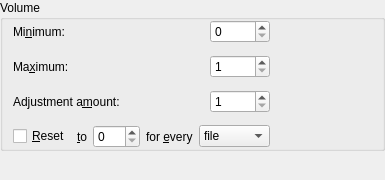
<?xml version="1.0" encoding="UTF-8"?>
<ui version="4.0">
 <class>KPlayerSettingsVolumePage</class>
 <widget class="QFrame" name="KPlayerSettingsVolumePage">
  <property name="geometry">
   <rect>
    <x>0</x>
    <y>0</y>
    <width>385</width>
    <height>180</height>
   </rect>
  </property>
  <property name="frameShape">
   <enum>QFrame::NoFrame</enum>
  </property>
  <property name="frameShadow">
   <enum>QFrame::Plain</enum>
  </property>
  <property name="lineWidth">
   <number>0</number>
  </property>
  <layout class="QGridLayout">
   <item row="0" column="0">
    <widget class="QGroupBox" name="groupBox4">
     <property name="sizePolicy">
      <sizepolicy hsizetype="Preferred" vsizetype="Preferred">
       <horstretch>0</horstretch>
       <verstretch>0</verstretch>
      </sizepolicy>
     </property>
     <property name="title">
      <string>Volume</string>
     </property>
     <layout class="QGridLayout">
      <property name="leftMargin">
       <number>10</number>
      </property>
      <item row="0" column="0">
       <widget class="QLabel" name="l_volume_minimum">
        <property name="sizePolicy">
         <sizepolicy hsizetype="Minimum" vsizetype="Preferred">
          <horstretch>0</horstretch>
          <verstretch>0</verstretch>
         </sizepolicy>
        </property>
        <property name="toolTip">
         <string>Lower limit on the sound volume</string>
        </property>
        <property name="whatsThis">
         <string>Option to specify a lower limit on the sound volume setting.</string>
        </property>
        <property name="text">
         <string>Mi&amp;nimum:</string>
        </property>
        <property name="alignment">
         <set>Qt::AlignLeading|Qt::AlignLeft|Qt::AlignVCenter</set>
        </property>
        <property name="wordWrap">
         <bool>false</bool>
        </property>
        <property name="buddy">
         <cstring>c_volume_minimum</cstring>
        </property>
       </widget>
      </item>
      <item row="0" column="1">
       <widget class="KIntSpinBox" name="c_volume_minimum">
        <property name="sizePolicy">
         <sizepolicy hsizetype="Fixed" vsizetype="Fixed">
          <horstretch>0</horstretch>
          <verstretch>0</verstretch>
         </sizepolicy>
        </property>
        <property name="maximumSize">
         <size>
          <width>60</width>
          <height>32767</height>
         </size>
        </property>
        <property name="toolTip">
         <string>Lower limit on the sound volume</string>
        </property>
        <property name="whatsThis">
         <string>Option to specify a lower limit on the sound volume setting.</string>
        </property>
        <property name="maximum">
         <number>99</number>
        </property>
       </widget>
      </item>
      <item row="1" column="0">
       <widget class="QLabel" name="l_volume_maximum">
        <property name="sizePolicy">
         <sizepolicy hsizetype="Minimum" vsizetype="Preferred">
          <horstretch>0</horstretch>
          <verstretch>0</verstretch>
         </sizepolicy>
        </property>
        <property name="toolTip">
         <string>Upper limit on the sound volume</string>
        </property>
        <property name="whatsThis">
         <string>Option to specify an upper limit on the sound volume setting.</string>
        </property>
        <property name="text">
         <string>Ma&amp;ximum:</string>
        </property>
        <property name="alignment">
         <set>Qt::AlignLeading|Qt::AlignLeft|Qt::AlignVCenter</set>
        </property>
        <property name="wordWrap">
         <bool>false</bool>
        </property>
        <property name="buddy">
         <cstring>c_volume_maximum</cstring>
        </property>
       </widget>
      </item>
      <item row="1" column="1">
       <widget class="KIntSpinBox" name="c_volume_maximum">
        <property name="sizePolicy">
         <sizepolicy hsizetype="Fixed" vsizetype="Fixed">
          <horstretch>0</horstretch>
          <verstretch>0</verstretch>
         </sizepolicy>
        </property>
        <property name="maximumSize">
         <size>
          <width>60</width>
          <height>32767</height>
         </size>
        </property>
        <property name="toolTip">
         <string>Upper limit on the sound volume</string>
        </property>
        <property name="whatsThis">
         <string>Option to specify an upper limit on the sound volume setting.</string>
        </property>
        <property name="minimum">
         <number>1</number>
        </property>
        <property name="maximum">
         <number>100</number>
        </property>
       </widget>
      </item>
      <item row="2" column="0">
       <widget class="QLabel" name="l_volume_step">
        <property name="sizePolicy">
         <sizepolicy hsizetype="Minimum" vsizetype="Preferred">
          <horstretch>0</horstretch>
          <verstretch>0</verstretch>
         </sizepolicy>
        </property>
        <property name="toolTip">
         <string>Amount of adjustment to sound volume when using Increase/Decrease commands</string>
        </property>
        <property name="whatsThis">
         <string>Option to specify the amount by which to change sound volume when using Increase/Decrease Volume commands on Player/Audio menu or the corresponding keyboard shortcuts.</string>
        </property>
        <property name="text">
         <string>Adjustment a&amp;mount:</string>
        </property>
        <property name="alignment">
         <set>Qt::AlignLeading|Qt::AlignLeft|Qt::AlignVCenter</set>
        </property>
        <property name="wordWrap">
         <bool>false</bool>
        </property>
        <property name="buddy">
         <cstring>c_volume_step</cstring>
        </property>
       </widget>
      </item>
      <item row="2" column="1">
       <widget class="KIntSpinBox" name="c_volume_step">
        <property name="sizePolicy">
         <sizepolicy hsizetype="Fixed" vsizetype="Fixed">
          <horstretch>0</horstretch>
          <verstretch>0</verstretch>
         </sizepolicy>
        </property>
        <property name="maximumSize">
         <size>
          <width>60</width>
          <height>32767</height>
         </size>
        </property>
        <property name="toolTip">
         <string>Amount of adjustment to sound volume when using Increase/Decrease commands</string>
        </property>
        <property name="whatsThis">
         <string>Option to specify the amount by which to change sound volume when using Increase/Decrease Volume commands on Player/Audio menu or the corresponding keyboard shortcuts.</string>
        </property>
        <property name="minimum">
         <number>1</number>
        </property>
        <property name="maximum">
         <number>100</number>
        </property>
       </widget>
      </item>
      <item row="3" column="0" colspan="2">
       <layout class="QHBoxLayout">
        <property name="spacing">
         <number>6</number>
        </property>
        <item>
         <widget class="QCheckBox" name="c_volume_reset">
          <property name="toolTip">
           <string>Reset volume to a specific setting for each new file or KPlayer session</string>
          </property>
          <property name="whatsThis">
           <string>Option to reset sound volume to a specific setting for each new file or KPlayer session.</string>
          </property>
          <property name="text">
           <string>&amp;Reset</string>
          </property>
         </widget>
        </item>
        <item>
         <widget class="QLabel" name="l_volume_to">
          <property name="sizePolicy">
           <sizepolicy hsizetype="Minimum" vsizetype="Preferred">
            <horstretch>0</horstretch>
            <verstretch>0</verstretch>
           </sizepolicy>
          </property>
          <property name="toolTip">
           <string>Reset volume to a specific setting for each new file or KPlayer session</string>
          </property>
          <property name="whatsThis">
           <string>Option to reset sound volume to a specific setting for each new file or KPlayer session.</string>
          </property>
          <property name="text">
           <string>&amp;to</string>
          </property>
          <property name="alignment">
           <set>Qt::AlignLeading|Qt::AlignLeft|Qt::AlignVCenter</set>
          </property>
          <property name="wordWrap">
           <bool>false</bool>
          </property>
          <property name="buddy">
           <cstring>c_volume_default</cstring>
          </property>
         </widget>
        </item>
        <item>
         <widget class="KIntSpinBox" name="c_volume_default">
          <property name="sizePolicy">
           <sizepolicy hsizetype="Fixed" vsizetype="Fixed">
            <horstretch>0</horstretch>
            <verstretch>0</verstretch>
           </sizepolicy>
          </property>
          <property name="maximumSize">
           <size>
            <width>60</width>
            <height>32767</height>
           </size>
          </property>
          <property name="toolTip">
           <string>Reset volume to a specific setting for each new file or KPlayer session</string>
          </property>
          <property name="whatsThis">
           <string>Option to reset sound volume to a specific setting for each new file or KPlayer session.</string>
          </property>
          <property name="maximum">
           <number>100</number>
          </property>
         </widget>
        </item>
        <item>
         <widget class="QLabel" name="l_volume_every">
          <property name="sizePolicy">
           <sizepolicy hsizetype="Minimum" vsizetype="Preferred">
            <horstretch>0</horstretch>
            <verstretch>0</verstretch>
           </sizepolicy>
          </property>
          <property name="toolTip">
           <string>Reset volume to a specific setting for each new file or KPlayer session</string>
          </property>
          <property name="whatsThis">
           <string>Option to reset sound volume to a specific setting for each new file or KPlayer session.</string>
          </property>
          <property name="text">
           <string>for &amp;every</string>
          </property>
          <property name="alignment">
           <set>Qt::AlignLeading|Qt::AlignLeft|Qt::AlignVCenter</set>
          </property>
          <property name="wordWrap">
           <bool>false</bool>
          </property>
          <property name="buddy">
           <cstring>c_volume_every</cstring>
          </property>
         </widget>
        </item>
        <item>
         <widget class="QComboBox" name="c_volume_every">
          <property name="toolTip">
           <string>Reset volume to a specific setting for each new file or KPlayer session</string>
          </property>
          <property name="whatsThis">
           <string>Option to reset sound volume to a specific setting for each new file or KPlayer session.</string>
          </property>
          <item>
           <property name="text">
            <string>file</string>
           </property>
          </item>
          <item>
           <property name="text">
            <string>session</string>
           </property>
          </item>
         </widget>
        </item>
       </layout>
      </item>
      <item row="2" column="2">
       <spacer name="horizontalSpacer">
        <property name="orientation">
         <enum>Qt::Horizontal</enum>
        </property>
        <property name="sizeHint" stdset="0">
         <size>
          <width>40</width>
          <height>20</height>
         </size>
        </property>
       </spacer>
      </item>
     </layout>
    </widget>
   </item>
   <item row="1" column="0">
    <spacer name="verticalSpacer">
     <property name="orientation">
      <enum>Qt::Vertical</enum>
     </property>
     <property name="sizeHint" stdset="0">
      <size>
       <width>20</width>
       <height>40</height>
      </size>
     </property>
    </spacer>
   </item>
  </layout>
 </widget>
 <layoutdefault spacing="12" margin="0"/>
 <customwidgets>
  <customwidget>
   <class>KIntSpinBox</class>
   <extends>QSpinBox</extends>
   <header>knuminput.h</header>
  </customwidget>
 </customwidgets>
 <resources/>
 <connections>
  <connection>
   <sender>c_volume_reset</sender>
   <signal>toggled(bool)</signal>
   <receiver>KPlayerSettingsVolumePage</receiver>
   <slot>resetChanged(bool)</slot>
   <hints>
    <hint type="sourcelabel">
     <x>185</x>
     <y>294</y>
    </hint>
    <hint type="destinationlabel">
     <x>20</x>
     <y>20</y>
    </hint>
   </hints>
  </connection>
  <connection>
   <sender>c_volume_minimum</sender>
   <signal>valueChanged(int)</signal>
   <receiver>KPlayerSettingsVolumePage</receiver>
   <slot>minimumVolumeValueChanged(int)</slot>
   <hints>
    <hint type="sourcelabel">
     <x>430</x>
     <y>189</y>
    </hint>
    <hint type="destinationlabel">
     <x>432</x>
     <y>43</y>
    </hint>
   </hints>
  </connection>
  <connection>
   <sender>c_volume_maximum</sender>
   <signal>valueChanged(int)</signal>
   <receiver>KPlayerSettingsVolumePage</receiver>
   <slot>maximumVolumeValueChanged(int)</slot>
   <hints>
    <hint type="sourcelabel">
     <x>448</x>
     <y>226</y>
    </hint>
    <hint type="destinationlabel">
     <x>485</x>
     <y>96</y>
    </hint>
   </hints>
  </connection>
 </connections>
 <slots>
  <slot>minimumVolumeValueChanged(int)</slot>
  <slot>maximumVolumeValueChanged(int)</slot>
 </slots>
</ui>
